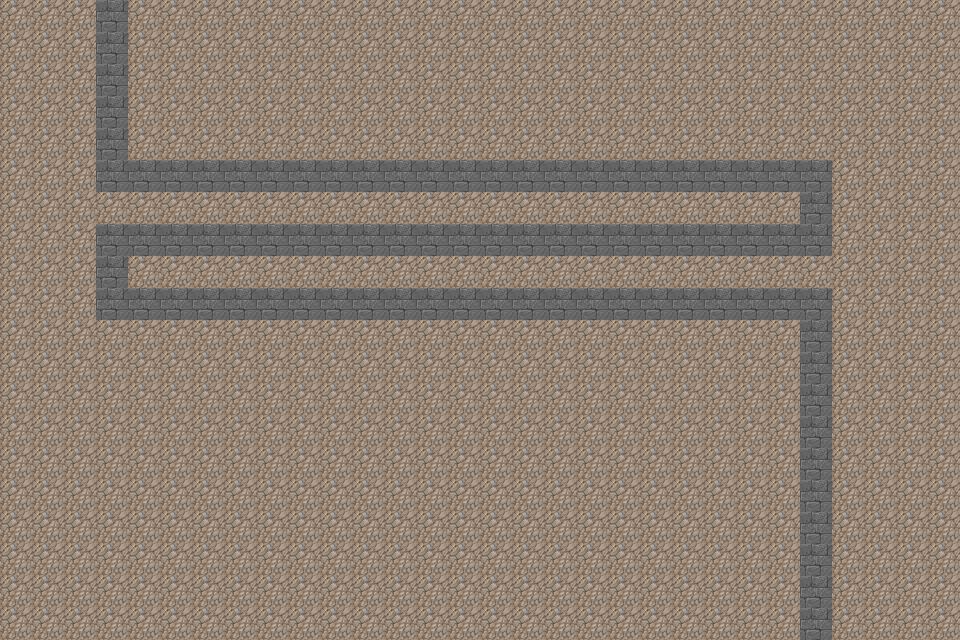

A level layout from a 2D game, rendered from its tile map. Below: a short description, then the map file with its tile-grid data intact:
An orthogonal 30x20 tile map with 32x32 px tiles, 1 tile layer (Background) and 8 objects (Route).

<map version="1.0" orientation="orthogonal" renderorder="right-down" width="30" height="20" tilewidth="32" tileheight="32" nextobjectid="57">
 <tileset firstgid="1" name="image.axd" tilewidth="32" tileheight="32" tilecount="256" columns="16">
  <image source="image.axd.png" width="512" height="512" />
 </tileset>
 <layer name="Background" width="30" height="20">
  <data encoding="csv">
29,29,29,77,29,29,29,29,29,29,29,29,29,29,29,29,29,29,29,29,29,29,29,29,29,29,29,29,29,29,
29,29,29,77,29,29,29,29,29,29,29,29,29,29,29,29,29,29,29,29,29,29,29,29,29,29,29,29,29,29,
29,29,29,77,29,29,29,29,29,29,29,29,29,29,29,29,29,29,29,29,29,29,29,29,29,29,29,29,29,29,
29,29,29,77,29,29,29,29,29,29,29,29,29,29,29,29,29,29,29,29,29,29,29,29,29,29,29,29,29,29,
29,29,29,77,29,29,29,29,29,29,29,29,29,29,29,29,29,29,29,29,29,29,29,29,29,29,29,29,29,29,
29,29,29,77,77,77,77,77,77,77,77,77,77,77,77,77,77,77,77,77,77,77,77,77,77,77,29,29,29,29,
29,29,29,29,29,29,29,29,29,29,29,29,29,29,29,29,29,29,29,29,29,29,29,29,29,77,29,29,29,29,
29,29,29,77,77,77,77,77,77,77,77,77,77,77,77,77,77,77,77,77,77,77,77,77,77,77,29,29,29,29,
29,29,29,77,29,29,29,29,29,29,29,29,29,29,29,29,29,29,29,29,29,29,29,29,29,29,29,29,29,29,
29,29,29,77,77,77,77,77,77,77,77,77,77,77,77,77,77,77,77,77,77,77,77,77,77,77,29,29,29,29,
29,29,29,29,29,29,29,29,29,29,29,29,29,29,29,29,29,29,29,29,29,29,29,29,29,77,29,29,29,29,
29,29,29,29,29,29,29,29,29,29,29,29,29,29,29,29,29,29,29,29,29,29,29,29,29,77,29,29,29,29,
29,29,29,29,29,29,29,29,29,29,29,29,29,29,29,29,29,29,29,29,29,29,29,29,29,77,29,29,29,29,
29,29,29,29,29,29,29,29,29,29,29,29,29,29,29,29,29,29,29,29,29,29,29,29,29,77,29,29,29,29,
29,29,29,29,29,29,29,29,29,29,29,29,29,29,29,29,29,29,29,29,29,29,29,29,29,77,29,29,29,29,
29,29,29,29,29,29,29,29,29,29,29,29,29,29,29,29,29,29,29,29,29,29,29,29,29,77,29,29,29,29,
29,29,29,29,29,29,29,29,29,29,29,29,29,29,29,29,29,29,29,29,29,29,29,29,29,77,29,29,29,29,
29,29,29,29,29,29,29,29,29,29,29,29,29,29,29,29,29,29,29,29,29,29,29,29,29,77,29,29,29,29,
29,29,29,29,29,29,29,29,29,29,29,29,29,29,29,29,29,29,29,29,29,29,29,29,29,77,29,29,29,29,
29,29,29,29,29,29,29,29,29,29,29,29,29,29,29,29,29,29,29,29,29,29,29,29,29,77,29,29,29,29
</data>
 </layer>
 <objectgroup name="Enemies">
  <object id="52" name="Route" x="113" y="1">
   <polyline points="-1,-1 0,176 705,175 705,239 0,238 0,302 702,304 702,639" />
  </object>
 </objectgroup>
 <objectgroup name="Collision" visible="0">
  <object id="10" x="96" y="0" width="32" height="160" />
  <object id="23" x="96" y="160" width="704" height="32" />
  <object id="42" x="128" y="224" width="672" height="32" />
  <object id="43" x="800" y="160" width="32" height="95" />
  <object id="44" x="96" y="224" width="32" height="96" />
  <object id="45" x="128" y="288" width="672" height="32" />
  <object id="46" x="800" y="288" width="32" height="352" />
 </objectgroup>
</map>
